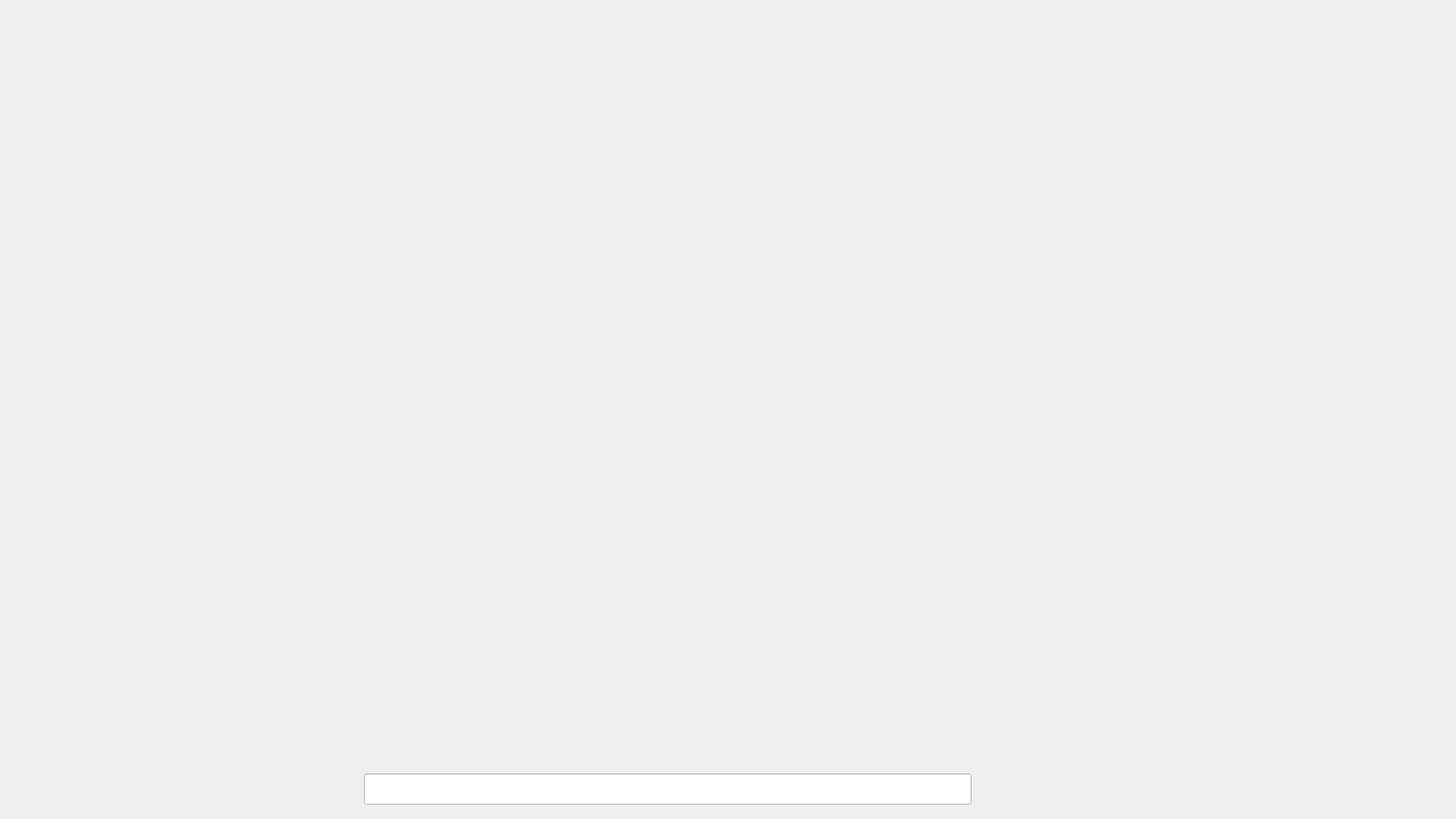
<?xml version="1.0" encoding="UTF-8"?>
<ui version="4.0">
 <class>MainWindow</class>
 <widget class="QMainWindow" name="MainWindow">
  <property name="enabled">
   <bool>true</bool>
  </property>
  <property name="geometry">
   <rect>
    <x>0</x>
    <y>0</y>
    <width>1920</width>
    <height>1080</height>
   </rect>
  </property>
  <property name="windowTitle">
   <string>MainWindow</string>
  </property>
  <widget class="QWidget" name="centralwidget">
   <property name="font">
    <font>
     <family>FreeSans</family>
     <pointsize>18</pointsize>
    </font>
   </property>
   <widget class="QFrame" name="menu_frame">
    <property name="geometry">
     <rect>
      <x>10</x>
      <y>1000</y>
      <width>1920</width>
      <height>72</height>
     </rect>
    </property>
    <property name="font">
     <font>
      <family>FreeSans</family>
      <pointsize>18</pointsize>
     </font>
    </property>
    <property name="frameShape">
     <enum>QFrame::NoFrame</enum>
    </property>
    <property name="frameShadow">
     <enum>QFrame::Plain</enum>
    </property>
    <widget class="QPushButton" name="home_btn">
     <property name="geometry">
      <rect>
       <x>1690</x>
       <y>1</y>
       <width>160</width>
       <height>62</height>
      </rect>
     </property>
     <property name="text">
      <string/>
     </property>
     <property name="icon">
      <iconset>
       <normaloff>../images/sinottico_small.png</normaloff>../images/sinottico_small.png</iconset>
     </property>
     <property name="iconSize">
      <size>
       <width>280</width>
       <height>72</height>
      </size>
     </property>
     <property name="flat">
      <bool>true</bool>
     </property>
     <attribute name="buttonGroup">
      <string notr="true">menu_btn_group</string>
     </attribute>
    </widget>
    <widget class="QPushButton" name="order_btn">
     <property name="geometry">
      <rect>
       <x>1500</x>
       <y>1</y>
       <width>160</width>
       <height>62</height>
      </rect>
     </property>
     <property name="text">
      <string/>
     </property>
     <property name="icon">
      <iconset>
       <normaloff>../images/barcode_C128.png</normaloff>../images/barcode_C128.png</iconset>
     </property>
     <property name="iconSize">
      <size>
       <width>200</width>
       <height>56</height>
      </size>
     </property>
     <property name="flat">
      <bool>true</bool>
     </property>
     <attribute name="buttonGroup">
      <string notr="true">menu_btn_group</string>
     </attribute>
    </widget>
    <widget class="QPushButton" name="keyboard_btn">
     <property name="geometry">
      <rect>
       <x>280</x>
       <y>1</y>
       <width>160</width>
       <height>62</height>
      </rect>
     </property>
     <property name="text">
      <string/>
     </property>
     <property name="icon">
      <iconset>
       <normaloff>../images/keybd.png</normaloff>../images/keybd.png</iconset>
     </property>
     <property name="iconSize">
      <size>
       <width>200</width>
       <height>60</height>
      </size>
     </property>
     <property name="flat">
      <bool>true</bool>
     </property>
     <attribute name="buttonGroup">
      <string notr="true">menu_btn_group</string>
     </attribute>
    </widget>
    <widget class="QPushButton" name="browser_btn">
     <property name="geometry">
      <rect>
       <x>1310</x>
       <y>1</y>
       <width>160</width>
       <height>62</height>
      </rect>
     </property>
     <property name="autoFillBackground">
      <bool>false</bool>
     </property>
     <property name="styleSheet">
      <string notr="true">background-color:#666666	</string>
     </property>
     <property name="text">
      <string/>
     </property>
     <property name="icon">
      <iconset>
       <normaloff>../images/chrome.png</normaloff>../images/chrome.png</iconset>
     </property>
     <property name="iconSize">
      <size>
       <width>200</width>
       <height>60</height>
      </size>
     </property>
     <property name="flat">
      <bool>true</bool>
     </property>
     <attribute name="buttonGroup">
      <string notr="true">menu_btn_group</string>
     </attribute>
    </widget>
    <widget class="QPushButton" name="global_status_btn">
     <property name="geometry">
      <rect>
       <x>150</x>
       <y>0</y>
       <width>91</width>
       <height>62</height>
      </rect>
     </property>
     <property name="text">
      <string/>
     </property>
     <property name="icon">
      <iconset>
       <normaloff>../images/edit.png</normaloff>../images/edit.png</iconset>
     </property>
     <property name="iconSize">
      <size>
       <width>54</width>
       <height>54</height>
      </size>
     </property>
     <property name="flat">
      <bool>true</bool>
     </property>
     <attribute name="buttonGroup">
      <string notr="true">menu_btn_group</string>
     </attribute>
    </widget>
    <widget class="QLineEdit" name="menu_line_edit">
     <property name="geometry">
      <rect>
       <x>470</x>
       <y>20</y>
       <width>801</width>
       <height>41</height>
      </rect>
     </property>
    </widget>
    <widget class="QPushButton" name="help_btn">
     <property name="geometry">
      <rect>
       <x>20</x>
       <y>0</y>
       <width>91</width>
       <height>62</height>
      </rect>
     </property>
     <property name="text">
      <string/>
     </property>
     <property name="icon">
      <iconset>
       <normaloff>../images/help.png</normaloff>../images/help.png</iconset>
     </property>
     <property name="iconSize">
      <size>
       <width>200</width>
       <height>60</height>
      </size>
     </property>
     <property name="flat">
      <bool>true</bool>
     </property>
     <attribute name="buttonGroup">
      <string notr="true">menu_btn_group</string>
     </attribute>
    </widget>
   </widget>
   <widget class="QStackedWidget" name="stacked_widget">
    <property name="geometry">
     <rect>
      <x>0</x>
      <y>0</y>
      <width>1931</width>
      <height>991</height>
     </rect>
    </property>
    <property name="font">
     <font>
      <family>FreeSans</family>
      <pointsize>18</pointsize>
     </font>
    </property>
    <property name="styleSheet">
     <string notr="true">background-image:&quot;./../images/machine_r.png&quot;;</string>
    </property>
    <property name="frameShape">
     <enum>QFrame::NoFrame</enum>
    </property>
    <property name="currentIndex">
     <number>-1</number>
    </property>
   </widget>
  </widget>
 </widget>
 <resources/>
 <connections/>
 <buttongroups>
  <buttongroup name="menu_btn_group"/>
 </buttongroups>
</ui>
